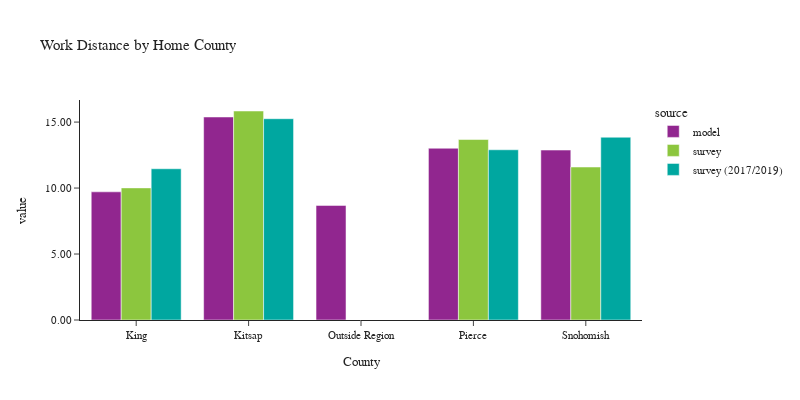

The notebook cell this image was saved under:
### Code cell
plot_work_location(df_workers, 'CountyName_home', 'Home County', 'County')

### Figure 1 — Plotly figure (JSON) as saved in the notebook; plotly's stock layout.template omitted (floating-point values rounded to 4 significant figures)
{"data": [{"alignmentgroup": "True", "customdata": [[1259659], [120469], [1], [410778], [432119]], "hovertemplate": "source=model<br>CountyName_home=%{x}<br>value=%{y}<br>sample count=%{customdata[0]}<extra></extra>", "legendgroup": "model", "marker": {"color": "#91268F", "pattern": {"shape": ""}}, "name": "model", "offsetgroup": "model", "orientation": "v", "showlegend": true, "textposition": "auto", "type": "bar", "x": ["King", "Kitsap", "Outside Region", "Pierce", "Snohomish"], "xaxis": "x", "y": [9.715, 15.39, 8.685, 13.02, 12.88], "yaxis": "y"}, {"alignmentgroup": "True", "customdata": [[2119], [129], [295], [280]], "hovertemplate": "source=survey<br>CountyName_home=%{x}<br>value=%{y}<br>sample count=%{customdata[0]}<extra></extra>", "legendgroup": "survey", "marker": {"color": "#8CC63E", "pattern": {"shape": ""}}, "name": "survey", "offsetgroup": "survey", "orientation": "v", "showlegend": true, "textposition": "auto", "type": "bar", "x": ["King", "Kitsap", "Pierce", "Snohomish"], "xaxis": "x", "y": [10.01, 15.84, 13.68, 11.59], "yaxis": "y"}, {"alignmentgroup": "True", "customdata": [[5008], [145], [472], [345]], "hovertemplate": "source=survey (2017/2019)<br>CountyName_home=%{x}<br>value=%{y}<br>sample count=%{customdata[0]}<extra></extra>", "legendgroup": "survey (2017/2019)", "marker": {"color": "#00A7A0", "pattern": {"shape": ""}}, "name": "survey (2017/2019)", "offsetgroup": "survey (2017/2019)", "orientation": "v", "showlegend": true, "textposition": "auto", "type": "bar", "x": ["King", "Kitsap", "Pierce", "Snohomish"], "xaxis": "x", "y": [11.46, 15.26, 12.9, 13.85], "yaxis": "y"}], "layout": {"barmode": "group", "font": {"size": 11}, "height": 400, "legend": {"title": {"text": "source"}, "tracegroupgap": 0}, "title": {"text": "Work Distance by Home County"}, "width": 800, "xaxis": {"anchor": "y", "domain": [0.0, 1.0], "title": {"text": "County"}}, "yaxis": {"anchor": "x", "domain": [0.0, 1.0], "tickformat": ".2f", "title": {"text": "value"}}}}
